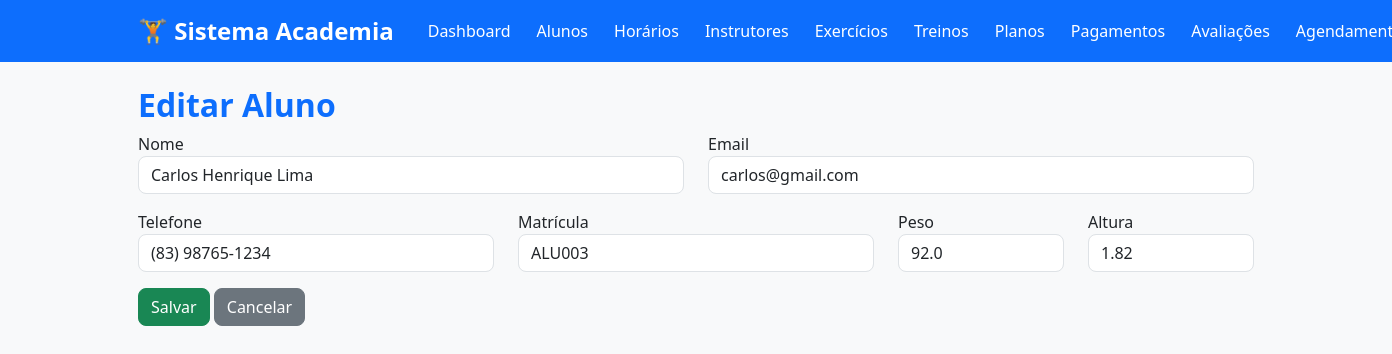
Screenshot of /alunos/editar/5 (signed in) with the database file from the repository.
### tables this page shows
CREATE TABLE alunos (
        id INTEGER PRIMARY KEY AUTOINCREMENT,
        nome TEXT NOT NULL,
        email TEXT NOT NULL UNIQUE,
        telefone TEXT,
        matricula TEXT NOT NULL UNIQUE,
        peso REAL,
        altura REAL
    );

### app.py (the view, shortened to what this page needs)
@app.route("/alunos/editar/<int:id>", methods=["GET", "POST"])
@login_required
def editar_aluno(id):
    aluno = database.buscar_aluno(id)
    return render_template(
        "alunos/form.html",
        aluno=aluno
    )

### app.py (called while the page is built)
def login_required(func):
    @wraps(func)
    def wrapper(*args, **kwargs):
        if "usuario" not in session:
            flash(
                "Faça login para acessar o sistema.",
                "warning"
            )
            return redirect(url_for("login"))
        return func(*args, **kwargs)
    return wrapper

### database.py (called while the page is built)
def conectar():
    conexao = sqlite3.connect(DB_PATH)
    conexao.row_factory = sqlite3.Row
    conexao.execute("PRAGMA foreign_keys = ON")
    return conexao

def executar(sql, parametros=(), fetch=False, fetchone=False):
    conexao = conectar()
    try:
        cursor = conexao.cursor()
        cursor.execute(sql, parametros)
        conexao.commit()
        if fetchone:
            return cursor.fetchone()
        if fetch:
            return cursor.fetchall()
        return True
    except sqlite3.Error as erro:
        print(f"Erro no banco de dados: {erro}")
        return None
    finally:
        conexao.close()

def buscar_aluno(id):
    sql = """
        SELECT *
        FROM alunos
        WHERE id = ?
    """
    return executar(sql, (id,), fetchone=True)

### templates/alunos/form.html
{% extends "base.html" %}
{% block conteudo %}
<h2>
{% if aluno %}
Editar Aluno
{% else %}
Novo Aluno
{% endif %}
</h2>
<form method="POST">
<div class="row">
<div class="col-md-6 mb-3">
<label>Nome</label>
<input
type="text"
name="nome"
class="form-control"
value="{{ aluno.nome if aluno else '' }}"
required>
</div>
<div class="col-md-6 mb-3">
<label>Email</label>
<input
type="email"
name="email"
class="form-control"
value="{{ aluno.email if aluno else '' }}"
required>
</div>
<div class="col-md-4 mb-3">
<label>Telefone</label>
<input
type="text"
name="telefone"
class="form-control"
value="{{ aluno.telefone if aluno else '' }}">
</div>
<div class="col-md-4 mb-3">
<label>Matrícula</label>
<input
type="text"
name="matricula"
class="form-control"
value="{{ aluno.matricula if aluno else '' }}"
required>
</div>
<div class="col-md-2 mb-3">
<label>Peso</label>
<input
type="number"
step="0.01"
name="peso"
class="form-control"
value="{{ aluno.peso if aluno else '' }}">
</div>
<div class="col-md-2 mb-3">
<label>Altura</label>
<input
type="number"
step="0.01"
name="altura"
class="form-control"
value="{{ aluno.altura if aluno else '' }}">
</div>
</div>
<button class="btn btn-success">
Salvar
</button>
<a
href="{{ url_for('listar_alunos') }}"
class="btn btn-secondary">
Cancelar
</a>
</form>
{% endblock %}

### templates/static/css/style.css (style rules this page uses)
body { background:#f4f6f9; font-family:Segoe UI,Tahoma,Geneva,Verdana,sans-serif; }
h1,h2,h3 { color:#0d6efd; font-weight:bold; }
.btn { border-radius:8px; }
.btn-success { background:#198754; }
.form-control, .form-select { border-radius:8px; }

### rows the page displays
alunos: nome "Carlos Henrique Lima", email "carlos@gmail.com", telefone "(83) 98765-1234", matricula "ALU003", peso "92.0", altura "1.82"
